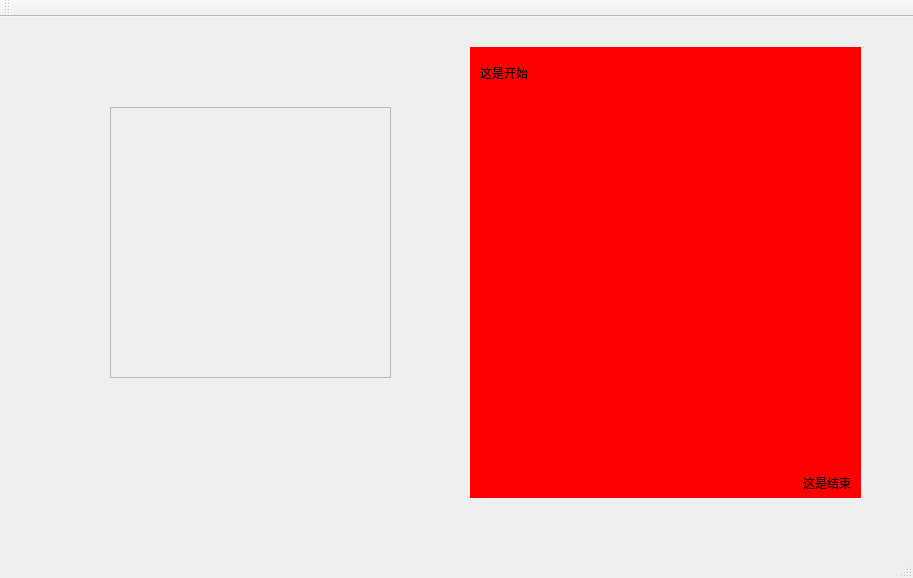
<?xml version="1.0" encoding="UTF-8"?>
<ui version="4.0">
 <class>MainWindow</class>
 <widget class="QMainWindow" name="MainWindow">
  <property name="geometry">
   <rect>
    <x>0</x>
    <y>0</y>
    <width>913</width>
    <height>578</height>
   </rect>
  </property>
  <property name="windowTitle">
   <string>MainWindow</string>
  </property>
  <widget class="QWidget" name="centralWidget">
   <widget class="QScrollArea" name="scrollArea">
    <property name="geometry">
     <rect>
      <x>110</x>
      <y>90</y>
      <width>281</width>
      <height>271</height>
     </rect>
    </property>
    <property name="widgetResizable">
     <bool>true</bool>
    </property>
    <widget class="QWidget" name="scrollAreaWidgetContents">
     <property name="geometry">
      <rect>
       <x>0</x>
       <y>0</y>
       <width>279</width>
       <height>269</height>
      </rect>
     </property>
    </widget>
   </widget>
   <widget class="QWidget" name="widget" native="true">
    <property name="geometry">
     <rect>
      <x>470</x>
      <y>30</y>
      <width>391</width>
      <height>451</height>
     </rect>
    </property>
    <property name="styleSheet">
     <string notr="true">background-color: rgb(255, 0, 0);</string>
    </property>
    <widget class="QLabel" name="label">
     <property name="geometry">
      <rect>
       <x>10</x>
       <y>10</y>
       <width>101</width>
       <height>31</height>
      </rect>
     </property>
     <property name="text">
      <string>这是开始</string>
     </property>
    </widget>
    <widget class="QLabel" name="label_2">
     <property name="geometry">
      <rect>
       <x>280</x>
       <y>420</y>
       <width>101</width>
       <height>31</height>
      </rect>
     </property>
     <property name="text">
      <string>这是结束</string>
     </property>
     <property name="alignment">
      <set>Qt::AlignRight|Qt::AlignTrailing|Qt::AlignVCenter</set>
     </property>
    </widget>
   </widget>
  </widget>
  <widget class="QMenuBar" name="menuBar">
   <property name="geometry">
    <rect>
     <x>0</x>
     <y>0</y>
     <width>913</width>
     <height>26</height>
    </rect>
   </property>
  </widget>
  <widget class="QToolBar" name="mainToolBar">
   <attribute name="toolBarArea">
    <enum>TopToolBarArea</enum>
   </attribute>
   <attribute name="toolBarBreak">
    <bool>false</bool>
   </attribute>
  </widget>
  <widget class="QStatusBar" name="statusBar"/>
 </widget>
 <layoutdefault spacing="6" margin="11"/>
 <resources/>
 <connections/>
</ui>
